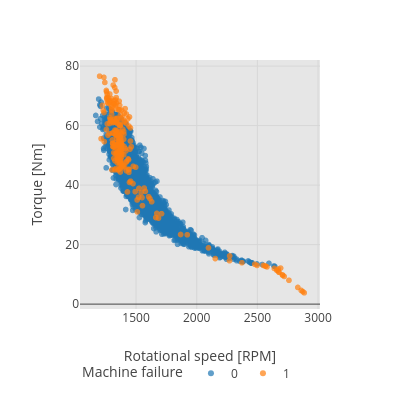

The cell this chart's notebook holds for it:
### Code cell
# individual scatter plots
size = 400
scatter_color ="machine_failure"
df_chart = df_train#[df_train["machine_failure"]==1]

scatter_pairs = {
    1:[ 'rotational_speed_rpm','torque_nm',  scatter_color],
    2:[ 'torque_nm', 'tool_wear_min', scatter_color],
    3:[ 'tool_wear_min','torque_nm',  scatter_color],
    4:['cons_number', 'udi',  scatter_color],
    5:[ 'udi','torque_nm',  scatter_color],
    6:[ 'cons_number','torque_nm',  scatter_color]

    }


for key, values in scatter_pairs.items():
    fig = px.scatter(
        df_chart,
        x = values[0],
        y = values[1],
        color = values[2],
        opacity = 0.7,
        width=size,
        height=size,
        labels=lab_dict

        #        color_continuous_scale = ["green", "red"]
    )
    fig.update_layout(legend=dict(
        orientation="h",
        yanchor="top",
        y=-0.20,
   ))

    fig.show()

### Figure 1 — Plotly figure (JSON) as saved in the notebook; plotly's stock layout.template omitted (floating-point values rounded to 4 significant figures; data arrays with more than 128 entries replaced by an {"elided": "..."} marker saying what was removed)
{"data": [{"hovertemplate": "Machine failure=0<br>Rotational speed [RPM]=%{x}<br>Torque [Nm]=%{y}<extra></extra>", "legendgroup": "0", "marker": {"color": "#1F77B4", "opacity": 0.7, "symbol": "circle"}, "mode": "markers", "name": "0", "showlegend": true, "type": "scattergl", "x": {"elided": "6763 int values"}, "xaxis": "x", "y": {"elided": "6763 float values"}, "yaxis": "y"}, {"hovertemplate": "Machine failure=1<br>Rotational speed [RPM]=%{x}<br>Torque [Nm]=%{y}<extra></extra>", "legendgroup": "1", "marker": {"color": "#FF7F0E", "opacity": 0.7, "symbol": "circle"}, "mode": "markers", "name": "1", "showlegend": true, "type": "scattergl", "x": {"elided": "237 int values"}, "xaxis": "x", "y": {"elided": "237 float values"}, "yaxis": "y"}], "layout": {"height": 400, "legend": {"orientation": "h", "title": {"text": "Machine failure"}, "tracegroupgap": 0, "y": -0.2, "yanchor": "top"}, "margin": {"t": 60}, "width": 400, "xaxis": {"anchor": "y", "domain": [0, 1], "title": {"text": "Rotational speed [RPM]"}}, "yaxis": {"anchor": "x", "domain": [0, 1], "title": {"text": "Torque [Nm]"}}}}
